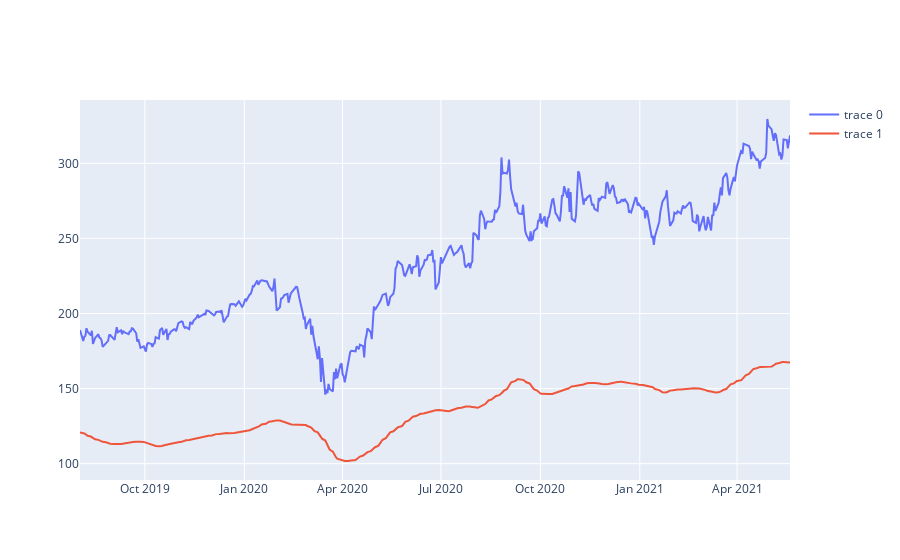

Write notebook code for a chart like this one.
### Code cell
f= go.Figure()
figs = nn.plotting()
f.add_trace(figs['data'][0])
f.add_trace(figs['data'][1])
f.show()

### Figure 1 — Plotly figure (JSON) as saved in the notebook; plotly's stock layout.template omitted (floating-point values rounded to 4 significant figures; data arrays with more than 128 entries replaced by an {"elided": "..."} marker saying what was removed)
{"data": [{"text": "actual prices", "type": "scatter", "x": {"elided": "454 str values"}, "y": {"elided": "454 float values"}}, {"text": "predicted prices", "type": "scatter", "x": {"elided": "454 str values"}, "y": {"elided": "454 float values"}}], "layout": {}}
